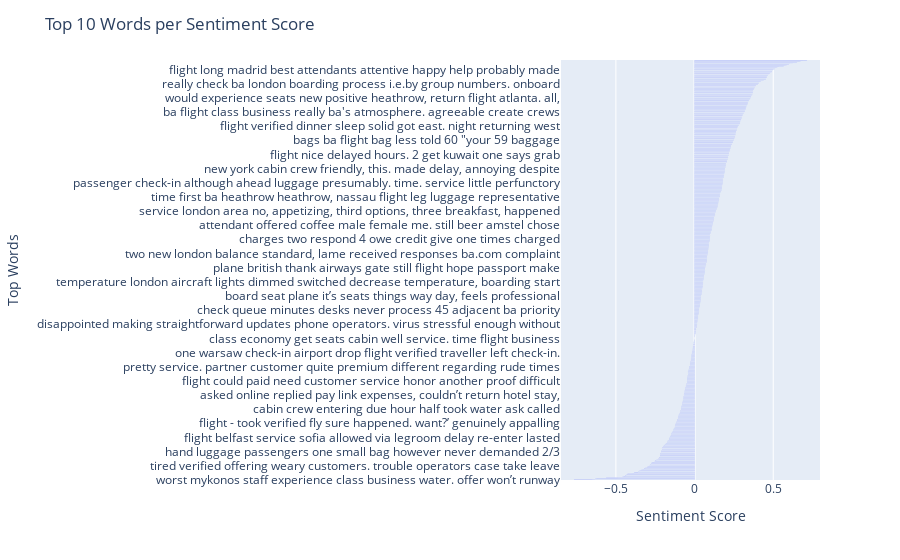

The notebook cell this image was saved under:
### Code cell
import plotly.express as px
import pandas as pd
import nltk
from nltk.corpus import stopwords

# Download NLTK stopwords if not already downloaded
nltk.download('stopwords')

# Define the stopwords to remove
stop_words = set(stopwords.words('english'))

# Function to extract top words and remove stopwords
def get_top_words(text, n=10):
    word_list = text.split()
    word_list = [word.lower() for word in word_list if word.lower() not in stop_words]
    word_freq = pd.Series(word_list).value_counts()
    top_words = ' '.join(word_freq.index[:n])
    return top_words

# Group the dataframe by sentiment score and get the top words for each group
top_words_per_sentiment = df.groupby('sentiment_score')['reviews'].apply(lambda x: get_top_words(' '.join(x), n=10)).reset_index()

# Create a bar chart for each sentiment score
fig = px.bar(top_words_per_sentiment, x='sentiment_score', y='reviews', labels={'sentiment_score': 'Sentiment Score', 'reviews': 'Top Words'})

# Update the layout
fig.update_layout(
    title='Top 10 Words per Sentiment Score',
    xaxis_title='Sentiment Score',
    yaxis_title='Top Words',
    hovermode='closest',
)

# Show the interactive graph
fig.show()

### Figure 1 — Plotly figure (JSON) as saved in the notebook; plotly's stock layout.template omitted (floating-point values rounded to 4 significant figures; data arrays with more than 128 entries replaced by an {"elided": "..."} marker saying what was removed)
{"data": [{"alignmentgroup": "True", "hovertemplate": "Sentiment Score=%{x}<br>Top Words=%{y}<extra></extra>", "legendgroup": "", "marker": {"color": "#636efa", "pattern": {"shape": ""}}, "name": "", "offsetgroup": "", "orientation": "h", "showlegend": false, "textposition": "auto", "type": "bar", "x": {"elided": "950 float values"}, "xaxis": "x", "y": {"elided": "950 str values"}, "yaxis": "y"}], "layout": {"barmode": "relative", "hovermode": "closest", "legend": {"tracegroupgap": 0}, "margin": {"t": 60}, "title": {"text": "Top 10 Words per Sentiment Score"}, "xaxis": {"anchor": "y", "domain": [0, 1], "title": {"text": "Sentiment Score"}}, "yaxis": {"anchor": "x", "domain": [0, 1], "title": {"text": "Top Words"}}}}
